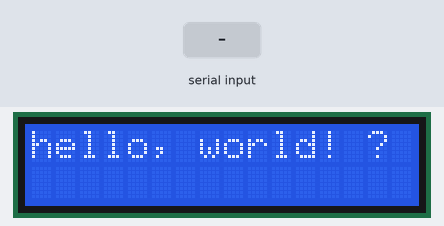
A sketch run on a simulated Arduino Uno, built with avr-gcc and run on an emulated ATmega328P. On the bench: 16×2 character LCD. The test bench sets the inputs (shaded band).

Above: at 1.2 s.
1.3 s: "1" received over Serial
At 2.0 s:
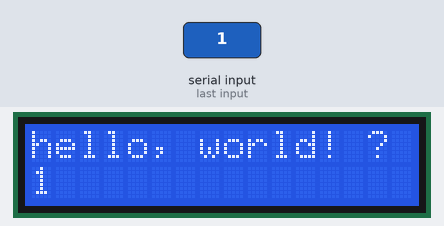
2.8 s: "0" received over Serial
At 3.1 s:
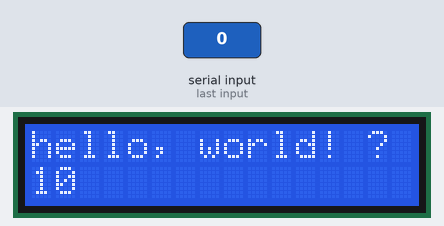
4.3 s: "2" received over Serial
At 5.5 s:
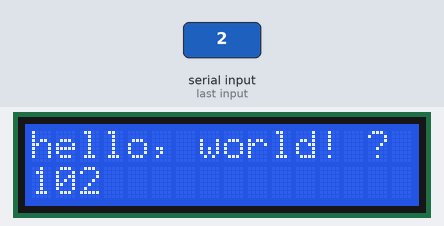
Timing chart, 0 to 7.3 s (numbered marks = the images above; inputs shaded):
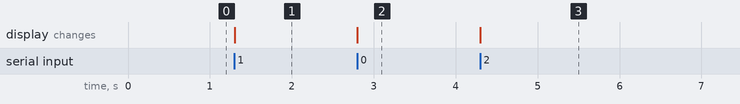

Measured:
- after the input at 1.3 s, the display: changes at once (image 1)
- after the input at 2.8 s, the display: changes at once (image 2)
- after the input at 4.3 s, the display: changes at once (image 3)

The sketch:

WifiTest.ino
```cpp
#include <LiquidCrystal.h>

LiquidCrystal lcd(8, 9, 4, 5, 6, 7);

void setup()
{
  lcd.begin(16, 2);
  lcd.print("hello, world! ?");
  Serial.begin(115200);
}

char buffer[16];
int pos = 0;

void loop()
{
  while (Serial.available() > 0)
  {
    buffer[pos] = Serial.read();
    pos = (pos + 1) % 16;
  }

  lcd.setCursor(0,1);
  lcd.print(buffer);
}
```
